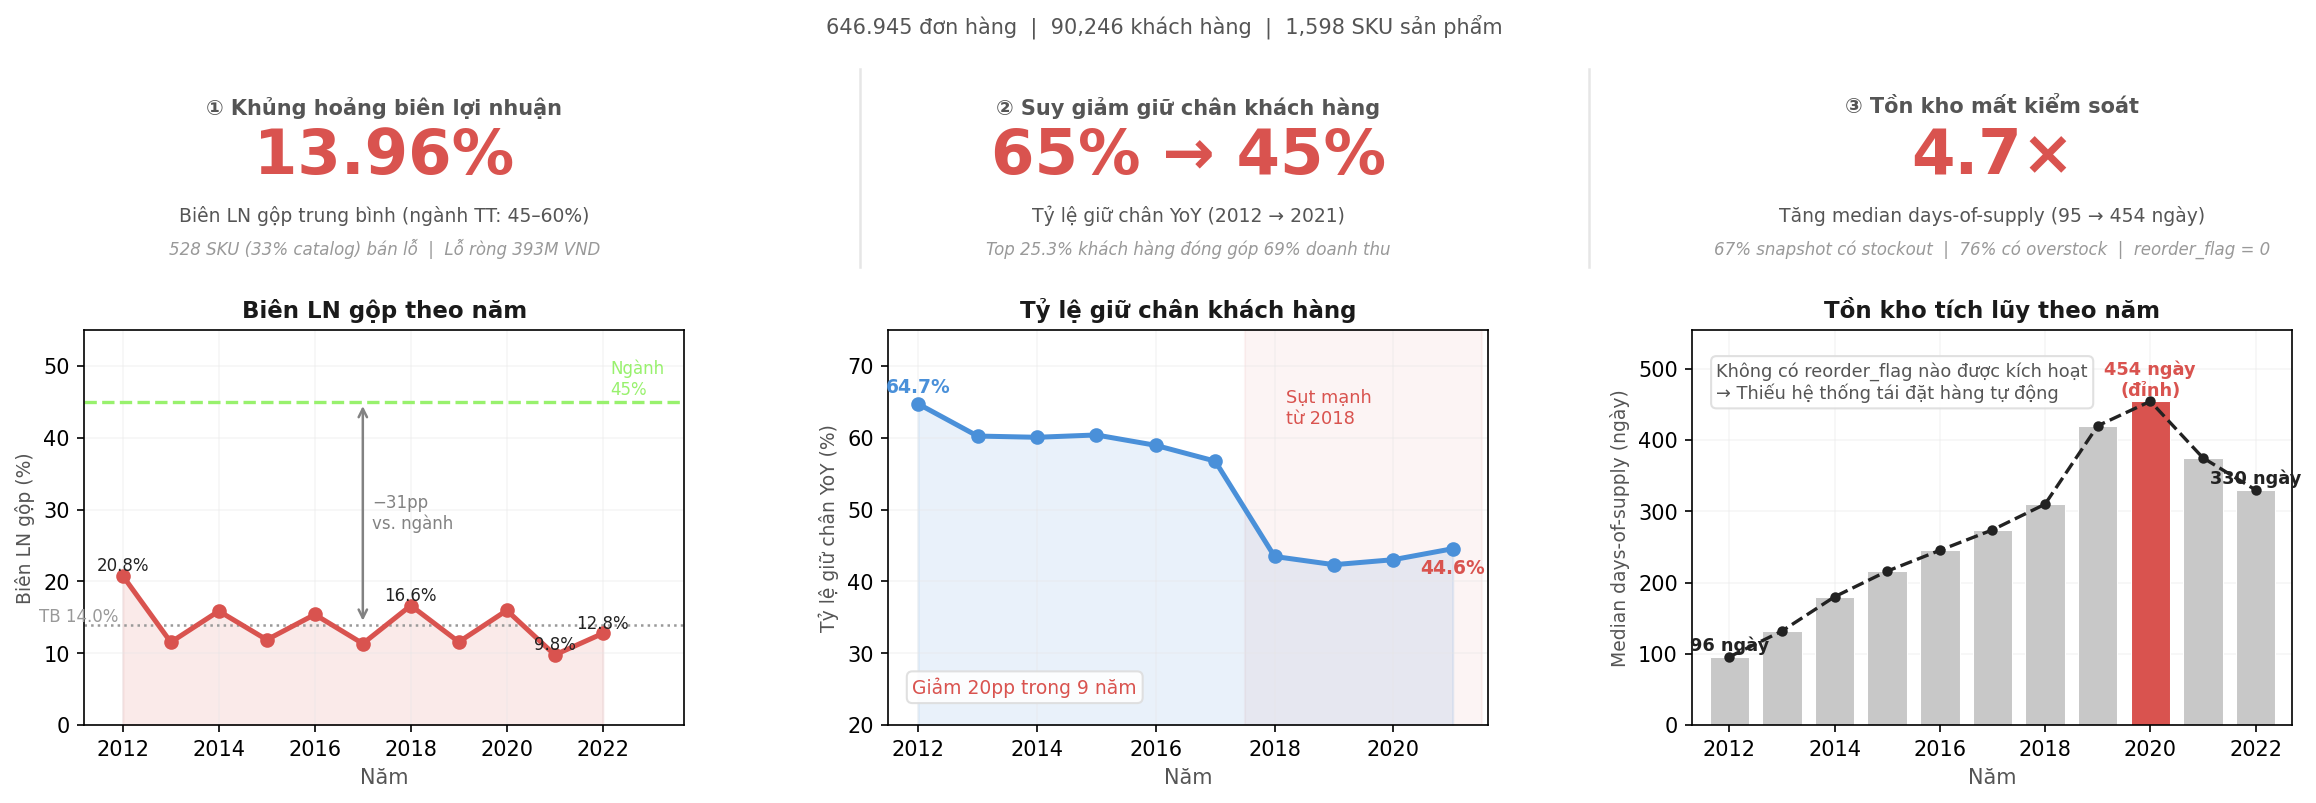

The script that saved this image:
import sys, io
sys.stdout = io.TextIOWrapper(sys.stdout.buffer, encoding='utf-8')

import pandas as pd
import numpy as np
import matplotlib.pyplot as plt
import matplotlib.ticker as mticker
import matplotlib.gridspec as gridspec
import matplotlib.patches as mpatches

orders      = pd.read_csv('orders.csv',      parse_dates=['order_date'])
order_items = pd.read_csv('order_items.csv', low_memory=False)
products    = pd.read_csv('products.csv')
inventory   = pd.read_csv('inventory.csv',  parse_dates=['snapshot_date'])
sales       = pd.read_csv('sales.csv',      parse_dates=['Date'])

sales['year'] = sales['Date'].dt.year
sy = sales.groupby('year').agg(rev=('Revenue','sum'), cogs=('COGS','sum')).reset_index()
sy['margin'] = (sy['rev'] - sy['cogs']) / sy['rev'] * 100
avg_margin   = sy['margin'].mean()

order_items['revenue'] = (order_items['quantity'] * order_items['unit_price']
                          - order_items['discount_amount'])
oi = order_items.merge(products[['product_id','cogs']], on='product_id', how='left')
oi['gp'] = oi['revenue'] - oi['quantity'] * oi['cogs']
sku_gp      = oi.groupby('product_id')['gp'].sum()
n_loss_sku  = (sku_gp < 0).sum()
n_total_sku = len(sku_gp)
loss_amt    = sku_gp[sku_gp < 0].sum() / 1e6

orders['year'] = orders['order_date'].dt.year
by_yr = orders.groupby('year')['customer_id'].apply(set).to_dict()
ret_rows = []
for y in sorted(by_yr)[:-1]:
    cur, nxt = by_yr[y], by_yr.get(y + 1, set())
    ret_rows.append({'year': y, 'ret': len(cur & nxt) / len(cur) * 100})
ret_df   = pd.DataFrame(ret_rows)
ret_2012 = ret_df.loc[ret_df['year'] == 2012, 'ret'].iat[0]
ret_last  = ret_df['ret'].iloc[-1]

ord_rev   = order_items.groupby('order_id')['revenue'].sum().reset_index()
orders    = orders.merge(ord_rev, on='order_id', how='left')
cust_rev  = orders.groupby('customer_id')['revenue'].sum().sort_values(ascending=False)
n_total   = len(cust_rev)
top_n     = int(n_total * 0.253)
champ_pct = cust_rev.iloc[:top_n].sum() / cust_rev.sum() * 100

dos_yr   = inventory.groupby('year')['days_of_supply'].median().reset_index()
dos_2012 = dos_yr.loc[dos_yr['year'] == dos_yr['year'].min(), 'days_of_supply'].iat[0]
dos_peak = dos_yr['days_of_supply'].max()
dos_ratio = dos_peak / dos_2012

C_BG      = '#ffffff'
C_TXT     = '#1a1a1a'
C_MID     = '#555555'
C_GRID    = '#e6e6e6'
C_MAIN    = '#98f16d'
C_ACCENT  = '#4a90d9'
C_DARK    = '#222222'
C_ALERT   = '#d9534f'
C_NEUTRAL = '#999999'
C_GRAY    = '#828282'
C_GRAY2   = '#c8c8c8'

plt.rcParams.update({
    'figure.dpi': 150, 'font.size': 10,
    'axes.grid': True, 'grid.color': C_GRID, 'grid.linestyle': '-', 'grid.alpha': 0.35,
})

fig = plt.figure(figsize=(16, 5.5), facecolor=C_BG)
gs  = gridspec.GridSpec(
    2, 3, figure=fig,
    left=0.05, right=0.97, top=0.88, bottom=0.09,
    hspace=0.20, wspace=0.34,
    height_ratios=[1, 2],
)
ax_k1 = fig.add_subplot(gs[0, 0])
ax_k2 = fig.add_subplot(gs[0, 1])
ax_k3 = fig.add_subplot(gs[0, 2])
ax_c1 = fig.add_subplot(gs[1, 0])
ax_c2 = fig.add_subplot(gs[1, 1])
ax_c3 = fig.add_subplot(gs[1, 2])

def kpi_panel(ax, number_txt, number_color, label_top, label_bot, detail):
    ax.set_facecolor(C_BG)
    ax.axis('off')
    ax.set_xlim(0, 1)
    ax.set_ylim(0, 1)
    ax.text(0.5, 0.88, label_top, ha='center', va='top',
            fontsize=10, color=C_MID, fontweight='bold')
    ax.text(0.5, 0.58, number_txt, ha='center', va='center',
            fontsize=30, fontweight='bold', color=number_color)
    ax.text(0.5, 0.28, label_bot, ha='center', va='center',
            fontsize=9, color=C_MID)
    ax.text(0.5, 0.06, detail, ha='center', va='bottom',
            fontsize=8, color=C_NEUTRAL, style='italic')

kpi_panel(ax_k1,
          f'{avg_margin:.2f}%', C_ALERT,
          '① Khủng hoảng biên lợi nhuận',
          f'Biên LN gộp trung bình (ngành TT: 45–60%)',
          f'{n_loss_sku} SKU ({n_loss_sku/n_total_sku*100:.0f}% catalog) bán lỗ  |  Lỗ ròng {abs(loss_amt):.0f}M VND')

kpi_panel(ax_k2,
          f'{ret_2012:.0f}% → {ret_last:.0f}%', C_ALERT,
          '② Suy giảm giữ chân khách hàng',
          f'Tỷ lệ giữ chân YoY (2012 → {int(ret_df["year"].iloc[-1])})',
          f'Top 25.3% khách hàng đóng góp {champ_pct:.0f}% doanh thu')

kpi_panel(ax_k3,
          f'{dos_ratio:.1f}×', C_ALERT,
          '③ Tồn kho mất kiểm soát',
          f'Tăng median days-of-supply ({int(dos_2012)} → {int(dos_peak)} ngày)',
          f'67% snapshot có stockout  |  76% có overstock  |  reorder_flag = 0')

ax_c1.set_facecolor(C_BG)
ax_c1.plot(sy['year'], sy['margin'], marker='o', color=C_ALERT, lw=2.4, zorder=3)
ax_c1.fill_between(sy['year'], sy['margin'], color=C_ALERT, alpha=0.12, zorder=1)

ax_c1.axhline(45, color=C_MAIN, lw=1.6, ls='--', zorder=2)
ax_c1.text(sy['year'].max() + 0.15, 45.5, 'Ngành\n45%', fontsize=8, color=C_MAIN, va='bottom')

ax_c1.axhline(avg_margin, color=C_NEUTRAL, lw=1.2, ls=':', zorder=2)
ax_c1.text(sy['year'].min() - 0.1, avg_margin + 0.5,
           f'TB {avg_margin:.1f}%', fontsize=8, color=C_NEUTRAL, ha='right')

gap_to_industry = 45 - avg_margin
ax_c1.annotate('',
               xy=(2017, avg_margin), xytext=(2017, 45),
               arrowprops=dict(arrowstyle='<->', color=C_GRAY, lw=1.2))
ax_c1.text(2017.2, (avg_margin + 45) / 2, f'−{gap_to_industry:.0f}pp\nvs. ngành',
           fontsize=8, color=C_GRAY, va='center')

for y, m in zip(sy['year'], sy['margin']):
    if y in {2012, 2018, 2021, 2022}:
        ax_c1.text(y, m + 0.7, f'{m:.1f}%', ha='center', fontsize=8, color=C_DARK)

ax_c1.set_ylabel('Biên LN gộp (%)', color=C_MID, fontsize=9)
ax_c1.set_xlabel('Năm', color=C_MID)
ax_c1.set_title('Biên LN gộp theo năm', fontsize=11, fontweight='bold', color=C_TXT)
ax_c1.xaxis.set_major_locator(mticker.MaxNLocator(integer=True))
ax_c1.set_ylim(0, 55)
ax_c1.set_xlim(sy['year'].min() - 0.8, sy['year'].max() + 1.7)

ax_c2.set_facecolor(C_BG)
ax_c2.plot(ret_df['year'], ret_df['ret'], marker='o', color=C_ACCENT, lw=2.4, zorder=3)
ax_c2.fill_between(ret_df['year'], ret_df['ret'], color=C_ACCENT, alpha=0.12, zorder=1)

ax_c2.axvspan(2017.5, ret_df['year'].max() + 0.5, color=C_ALERT, alpha=0.06, zorder=0)
ax_c2.text(2018.2, 62, 'Sụt mạnh\ntừ 2018', fontsize=8.5, color=C_ALERT)

ax_c2.text(ret_df['year'].iloc[0], ret_df['ret'].iloc[0] + 1.5,
           f'{ret_df["ret"].iloc[0]:.1f}%', ha='center', fontsize=9,
           fontweight='bold', color=C_ACCENT)
ax_c2.text(ret_df['year'].iloc[-1], ret_df['ret'].iloc[-1] - 3.5,
           f'{ret_df["ret"].iloc[-1]:.1f}%', ha='center', fontsize=9,
           fontweight='bold', color=C_ALERT)

drop_pp = ret_df['ret'].iloc[0] - ret_df['ret'].iloc[-1]
ax_c2.text(0.04, 0.08,
           f'Giảm {drop_pp:.0f}pp trong 9 năm',
           transform=ax_c2.transAxes, fontsize=9, color=C_ALERT,
           bbox=dict(boxstyle='round,pad=0.3', fc='white', ec='#ddd', alpha=0.9))

ax_c2.set_ylabel('Tỷ lệ giữ chân YoY (%)', color=C_MID, fontsize=9)
ax_c2.set_xlabel('Năm', color=C_MID)
ax_c2.set_title('Tỷ lệ giữ chân khách hàng', fontsize=11, fontweight='bold', color=C_TXT)
ax_c2.xaxis.set_major_locator(mticker.MaxNLocator(integer=True))
ax_c2.set_ylim(20, 75)
ax_c2.set_xlim(ret_df['year'].min() - 0.5, ret_df['year'].max() + 0.6)

ax_c3.set_facecolor(C_BG)
bar_clr = [C_ALERT if v == dos_yr['days_of_supply'].max() else C_GRAY2
           for v in dos_yr['days_of_supply']]
ax_c3.bar(dos_yr['year'], dos_yr['days_of_supply'],
          color=bar_clr, edgecolor='white', lw=0.5, width=0.75, zorder=2)
ax_c3.plot(dos_yr['year'], dos_yr['days_of_supply'],
           marker='o', color=C_DARK, lw=1.6, ls='--', zorder=3, markersize=4)

ax_c3.text(dos_yr['year'].iloc[0], dos_yr['days_of_supply'].iloc[0] + 8,
           f'{dos_yr["days_of_supply"].iloc[0]:.0f} ngày',
           ha='center', fontsize=8.5, color=C_DARK, fontweight='bold')
idx_max = dos_yr['days_of_supply'].idxmax()
ax_c3.text(dos_yr.loc[idx_max, 'year'], dos_yr['days_of_supply'].max() + 8,
           f'{dos_yr["days_of_supply"].max():.0f} ngày\n(đỉnh)',
           ha='center', fontsize=8.5, color=C_ALERT, fontweight='bold')
ax_c3.text(dos_yr['year'].iloc[-1], dos_yr['days_of_supply'].iloc[-1] + 8,
           f'{dos_yr["days_of_supply"].iloc[-1]:.0f} ngày',
           ha='center', fontsize=8.5, color=C_DARK, fontweight='bold')

ax_c3.text(0.04, 0.92,
           'Không có reorder_flag nào được kích hoạt\n→ Thiếu hệ thống tái đặt hàng tự động',
           transform=ax_c3.transAxes, fontsize=8.5, color=C_MID, va='top',
           bbox=dict(boxstyle='round,pad=0.3', fc='white', ec='#ddd', alpha=0.9))

ax_c3.set_ylabel('Median days-of-supply (ngày)', color=C_MID, fontsize=9)
ax_c3.set_xlabel('Năm', color=C_MID)
ax_c3.set_title('Tồn kho tích lũy theo năm', fontsize=11, fontweight='bold', color=C_TXT)
ax_c3.xaxis.set_major_locator(mticker.MaxNLocator(integer=True))
ax_c3.set_ylim(0, dos_yr['days_of_supply'].max() * 1.22)
ax_c3.set_xlim(dos_yr['year'].min() - 0.7, dos_yr['year'].max() + 0.7)

fig.text(0.5, 0.928,
         f'646.945 đơn hàng  |  {n_total:,} khách hàng  |  {n_total_sku:,} SKU sản phẩm',
         ha='center', fontsize=10, color=C_MID)

for x in [0.373, 0.677]:
    fig.add_artist(plt.Line2D([x, x], [0.645, 0.885],
                              color=C_GRID, lw=1.2, transform=fig.transFigure))

plt.savefig('chart_eda_summary.png', dpi=150, bbox_inches='tight', facecolor=C_BG)
print('Saved chart_eda_summary.png')
